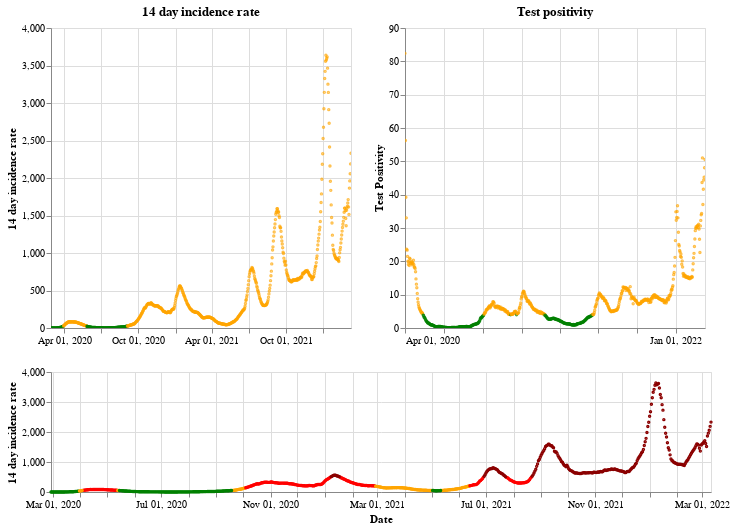

Notebook code for this chart:
### Markdown cell above
## Scotland

### Code cell
plot_traffic_light('Scotland')

### Figure 1 — Vega-Lite specification as saved in the notebook (floating-point values rounded to 4 significant figures; data arrays with more than 128 entries replaced by an {"elided": "..."} marker saying what was removed)
{"config": {"view": {"continuousWidth": 400, "continuousHeight": 300}}, "vconcat": [{"hconcat": [{"mark": {"type": "point", "size": 2}, "encoding": {"color": {"condition": {"value": "green", "test": "(datum.twoWeeklyCasesRate <= 25)"}, "value": "orange"}, "tooltip": [{"type": "nominal", "field": "areaName"}, {"type": "temporal", "field": "date"}, {"type": "quantitative", "field": "twoWeeklyCasesRate"}, {"type": "quantitative", "field": "testPositivity"}], "x": {"type": "temporal", "axis": {"title": ""}, "field": "date", "scale": {"domain": {"selection": "DateBrush"}}, "timeUnit": "yearmonthdate"}, "y": {"type": "quantitative", "axis": {"title": "14 day incidence rate"}, "field": "twoWeeklyCasesRate"}}, "title": "14 day incidence rate", "width": 300}, {"mark": {"type": "point", "size": 2}, "encoding": {"color": {"condition": {"value": "green", "test": "(datum.testPositivity <= 4)"}, "value": "orange"}, "tooltip": [{"type": "nominal", "field": "areaName"}, {"type": "temporal", "field": "date"}, {"type": "quantitative", "field": "twoWeeklyCasesRate"}, {"type": "quantitative", "field": "testPositivity"}], "x": {"type": "temporal", "axis": {"title": ""}, "field": "date", "scale": {"domain": {"selection": "DateBrush"}}, "timeUnit": "yearmonthdate"}, "y": {"type": "quantitative", "axis": {"title": "Test Positivity"}, "field": "testPositivity"}}, "title": "Test positivity", "width": 300}]}, {"layer": [{"mark": {"type": "point", "size": 2}, "encoding": {"color": {"condition": {"value": "orange", "test": "(((datum.testPositivity < 4) && (datum.twoWeeklyCasesRate >= 50)) && (datum.twoWeeklyCasesRate < 200))"}, "value": "red"}, "opacity": {"condition": {"value": 1, "test": "((datum.twoWeeklyCasesRate >= 50) && (datum.twoWeeklyCasesRate < 500))"}, "value": 0}, "tooltip": [{"type": "nominal", "field": "areaName"}, {"type": "temporal", "field": "date"}, {"type": "quantitative", "field": "twoWeeklyCasesRate"}, {"type": "quantitative", "field": "testPositivity"}], "x": {"type": "temporal", "axis": {"title": "Date"}, "field": "date", "timeUnit": "yearmonthdate"}, "y": {"type": "quantitative", "axis": {"title": "14 day incidence rate"}, "field": "twoWeeklyCasesRate"}}, "selection": {"DateBrush": {"type": "interval", "encodings": ["x"], "fields": ["Time"]}}}, {"mark": {"type": "point", "size": 2}, "encoding": {"color": {"value": "darkred"}, "opacity": {"condition": {"value": 1, "test": "(datum.twoWeeklyCasesRate >= 500)"}, "value": 0}, "tooltip": [{"type": "nominal", "field": "areaName"}, {"type": "temporal", "field": "date"}, {"type": "quantitative", "field": "twoWeeklyCasesRate"}, {"type": "quantitative", "field": "testPositivity"}], "x": {"type": "temporal", "axis": {"title": "Date"}, "field": "date", "timeUnit": "yearmonthdate"}, "y": {"type": "quantitative", "axis": {"title": "14 day incidence rate"}, "field": "twoWeeklyCasesRate"}}}, {"mark": {"type": "point", "size": 2}, "encoding": {"color": {"condition": {"value": "green", "test": "((datum.testPositivity < 4) && (datum.twoWeeklyCasesRate < 50))"}, "value": "orange"}, "opacity": {"condition": {"value": 1, "test": "(datum.twoWeeklyCasesRate < 50)"}, "value": 0}, "tooltip": [{"type": "nominal", "field": "areaName"}, {"type": "temporal", "field": "date"}, {"type": "quantitative", "field": "twoWeeklyCasesRate"}, {"type": "quantitative", "field": "testPositivity"}], "x": {"type": "temporal", "axis": {"title": "Date"}, "field": "date", "timeUnit": "yearmonthdate"}, "y": {"type": "quantitative", "axis": {"title": "14 day incidence rate"}, "field": "twoWeeklyCasesRate"}}}], "height": 120, "width": 660}], "data": {"name": "data-3c93afca509b746e53d0603536eb15d0"}, "$schema": "https://vega.github.io/schema/vega-lite/v4.8.1.json", "datasets": {"data-3c93afca509b746e53d0603536eb15d0": {"elided": "743 records"}}}
